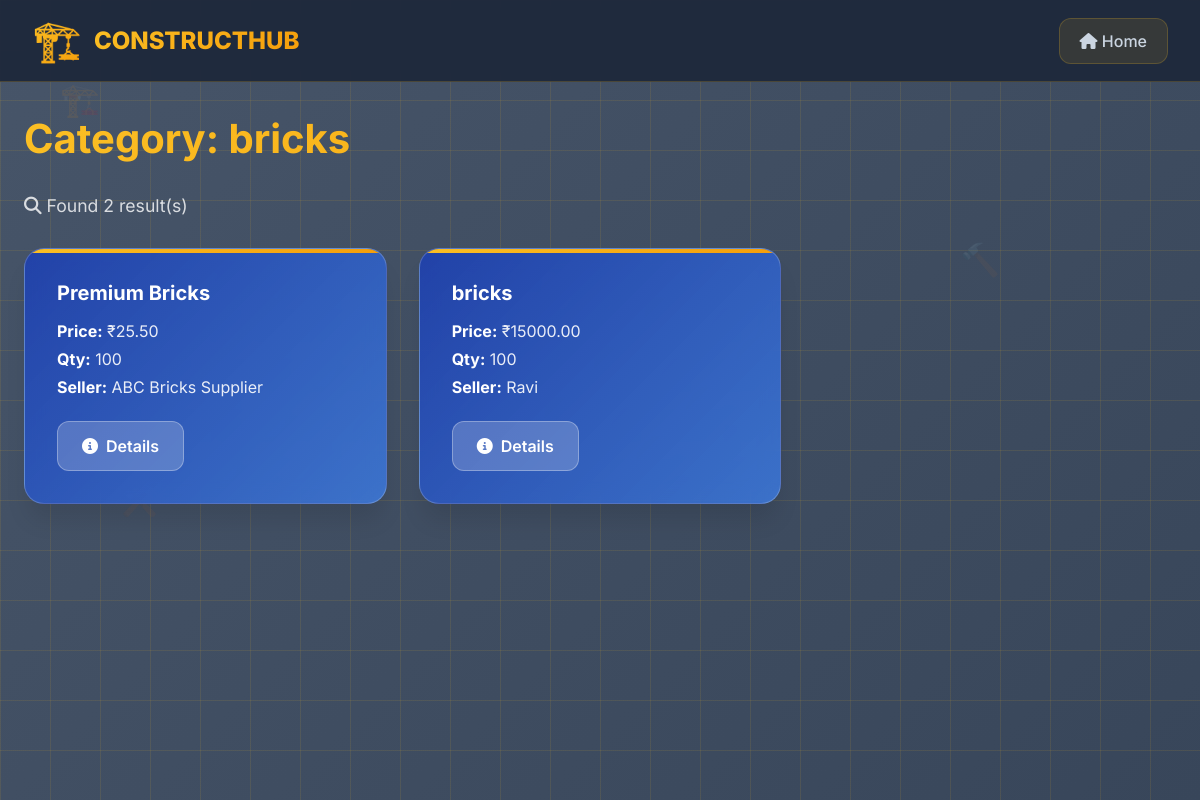
Page /search.php?category=bricks on the earlier database version.
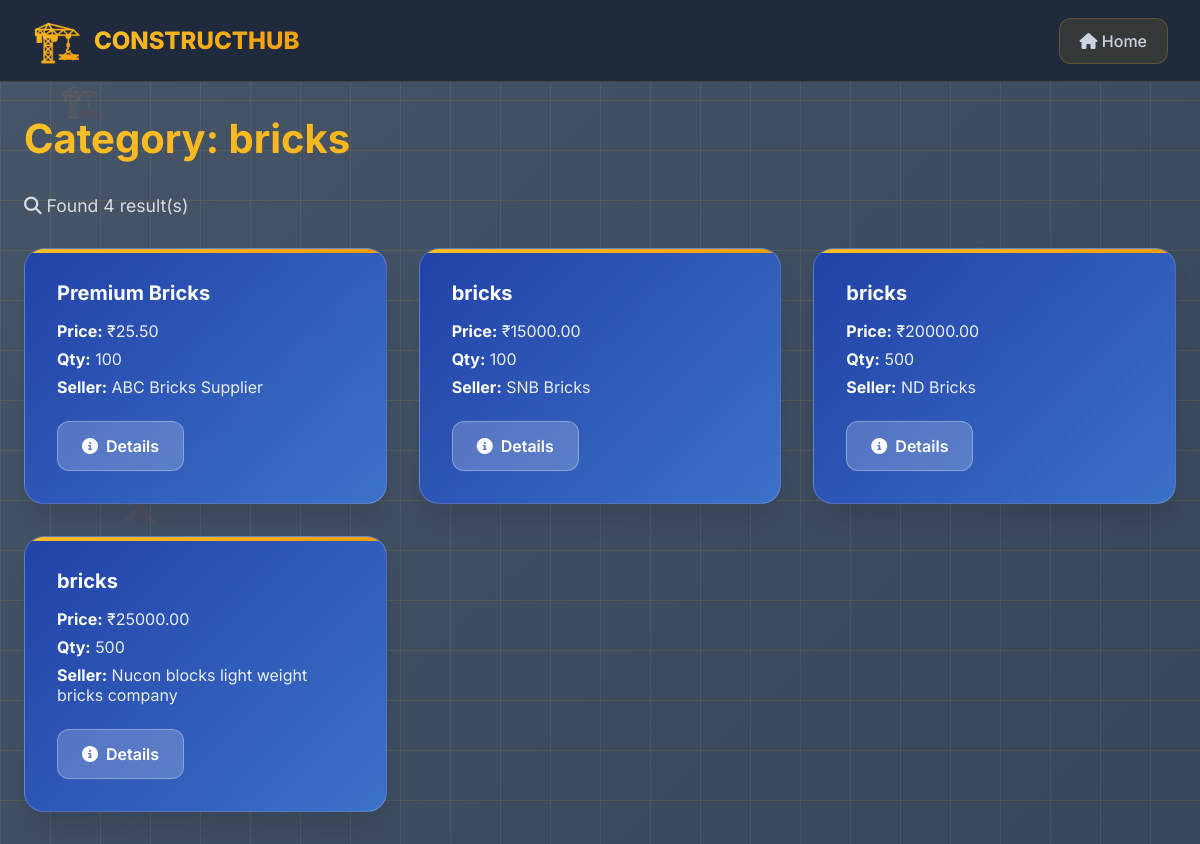
Same page on the later database version.
### tables this page shows
CREATE TABLE `materials` (
  `material_id` int(11) NOT NULL,
  `material_name` varchar(100) NOT NULL,
  `seller_id` int(11) NOT NULL,
  `price` decimal(10,2) NOT NULL,
  `quantity` int(11) NOT NULL,
  `unit` varchar(20) DEFAULT 'units'
);

CREATE TABLE `sellers` (
  `seller_id` int(11) NOT NULL,
  `seller_name` varchar(100) NOT NULL,
  `contact_number` varchar(15) DEFAULT NULL,
  `address` varchar(255) DEFAULT NULL,
  `whatsapp_number` varchar(20) DEFAULT NULL
);

### search.php (the view, shortened to what this page needs)
<?php
include('db_connect.php');
$results = [];
$title = 'Search';
if(isset($_GET['category'])){
    $cat = $conn->real_escape_string($_GET['category']);
    $sql = "SELECT m.*, s.seller_name FROM materials m LEFT JOIN sellers s ON m.seller_id=s.seller_id
            WHERE m.material_name LIKE '%$cat%'";
    $title = "Category: ".htmlspecialchars($cat);
    $res = $conn->query($sql);
    if($res) $results = $res->fetch_all(MYSQLI_ASSOC);
}
?>
<!doctype html>
<html>
<head>
  <link rel="stylesheet" href="https://cdnjs.cloudflare.com/ajax/libs/font-awesome/6.4.0/css/all.min.css">
</head>
<body>
<div class="construction-grid"></div>
<div class="floating-icon" style="top:10%;left:5%;">🏗️</div>
<div class="floating-icon" style="top:30%;left:80%;animation-delay:2s;">🔨</div>
<div class="floating-icon" style="top:60%;left:10%;animation-delay:4s;">⚒️</div>
<header class="topbar">
  <div class="brand">
    <span class="brand-emoji">🏗️</span>
    <div>
      <div class="brand-title">CONSTRUCTHUB</div>
    </div>
  </div>
  <nav class="mainnav">
    <a href="index.php"><i class="fas fa-home"></i> Home</a>
  </nav>
</header>
<main class="container">
  <h1><?php echo $title; ?></h1>
  <?php if(count($results)): ?>
    <div class="results-count">
      <i class="fas fa-search"></i> Found <?php echo count($results); ?> result(s)
    </div>
    <div class="materials-grid">
      <?php foreach($results as $m): ?>
        <article class="material" data-material="<?php echo strtolower($m['material_name']); ?>">
          <h4><?php echo htmlspecialchars($m['material_name']); ?></h4>
          <p><strong>Price:</strong> ₹<?php echo $m['price']; ?></p>
          <p><strong>Qty:</strong> <?php echo $m['quantity']; ?></p>
          <p><strong>Seller:</strong> <?php echo htmlspecialchars($m['seller_name']); ?></p>
          <a class="btn" href="material_details.php?id=<?php echo $m['material_id']; ?>">
            <i class="fas fa-info-circle"></i> Details
          </a>
        </article>
      <?php endforeach; ?>
    </div>
  <?php endif; ?>
</main>
</body>
</html>

Differences in the rows shown:
changed materials: seller.seller_name "Ravi" → "SNB Bricks"
added materials: material_name "bricks", price "20000.00", quantity "500", seller.seller_name "ND Bricks"
added materials: material_name "bricks", price "25000.00", quantity "500", seller.seller_name "Nucon blocks light weight bricks company"
Other differences:
count($results): "2" → "4"
